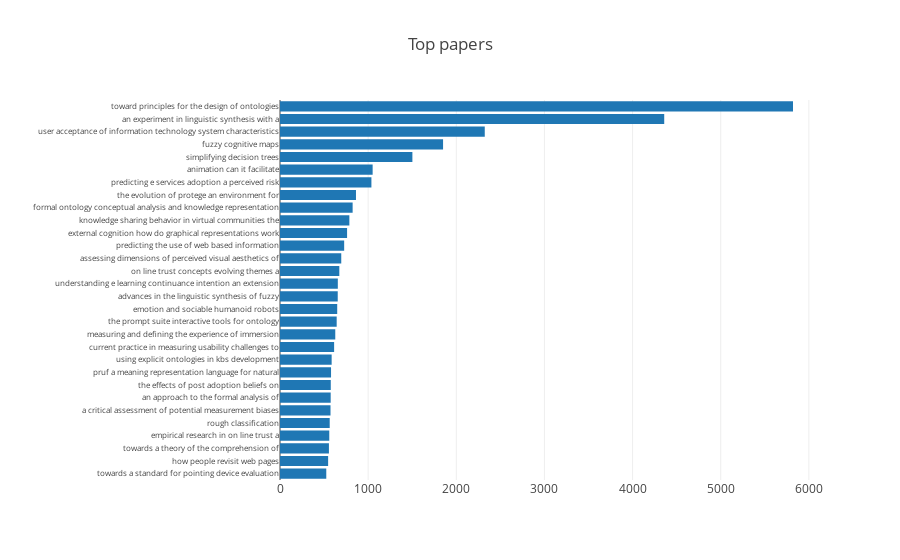

The code cell stored with this chart in its notebook:
### Markdown cell above
# Top papers

### Code cell
TOP_N = 30
top_papers = ijhcs.sort_values('citationcount', ascending=False)[['papertitle', 'citationcount']][:TOP_N]

trace0 = go.Bar(x=top_papers.citationcount,
                y=top_papers.papertitle.map(lambda title: ' '.join(title.split(' ')[:7])),
                orientation = 'h')

layout = go.Layout(title='Top papers',
                   margin=dict(l=280),
                   yaxis=dict(tickfont=dict(size=8),
                              autorange='reversed'))

fig = go.Figure(data=[trace0], layout=layout)
plotly.offline.iplot(fig)
pio.write_image(fig, 'reports/images/ijhcs_top_papers.png')

### Figure 1 — Plotly figure (JSON) as saved in the notebook; plotly's stock layout.template omitted (floating-point values rounded to 4 significant figures)
{"data": [{"orientation": "h", "type": "bar", "uid": "c9698a4e-7f04-4189-aeaf-ecfd2291ac9a", "x": [5820, 4359, 2323, 1850, 1502, 1051, 1037, 862, 824, 787, 761, 728, 695, 673, 656, 655, 649, 643, 627, 614, 586, 579, 576, 575, 573, 564, 559, 555, 546, 525], "y": ["toward principles for the design of ontologies", "an experiment in linguistic synthesis with a", "user acceptance of information technology system characteristics", "fuzzy cognitive maps", "simplifying decision trees", "animation can it facilitate", "predicting e services adoption a perceived risk", "the evolution of protege an environment for", "formal ontology conceptual analysis and knowledge representation", "knowledge sharing behavior in virtual communities the", "external cognition how do graphical representations work", "predicting the use of web based information", "assessing dimensions of perceived visual aesthetics of", "on line trust concepts evolving themes a", "understanding e learning continuance intention an extension", "advances in the linguistic synthesis of fuzzy", "emotion and sociable humanoid robots", "the prompt suite interactive tools for ontology", "measuring and defining the experience of immersion", "current practice in measuring usability challenges to", "using explicit ontologies in kbs development", "pruf a meaning representation language for natural", "the effects of post adoption beliefs on", "an approach to the formal analysis of", "a critical assessment of potential measurement biases", "rough classification", "empirical research in on line trust a", "towards a theory of the comprehension of", "how people revisit web pages", "towards a standard for pointing device evaluation"]}], "layout": {"margin": {"l": 280}, "title": "Top papers", "yaxis": {"autorange": "reversed", "tickfont": {"size": 8}}}}
